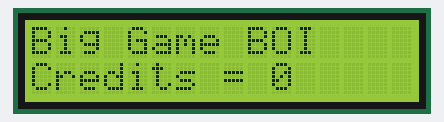
Bench run of a sketch on a simulated Arduino Uno, built with avr-gcc and run on an emulated ATmega328P. Parts: 16×2 character LCD.

Above: at 0.1 s.
At 4.4 s:
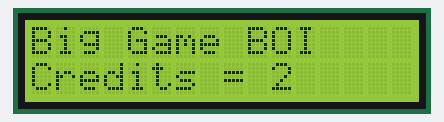
At 8.6 s:
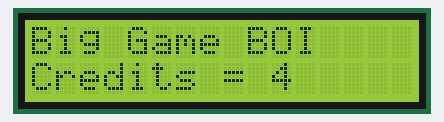
At 19.0 s:
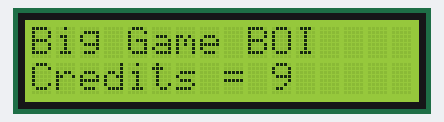
At 27.4 s:
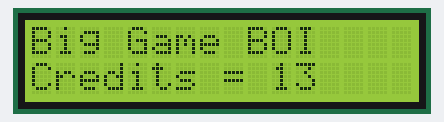
At 37.8 s:
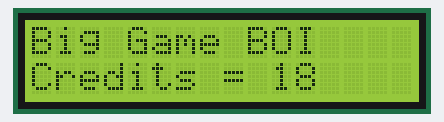

The sketch:

i2C_LCD_Display_Commands.ino
```cpp
#include <LiquidCrystal_PCF8574.h>

LiquidCrystal_PCF8574 lcd(0x27); // set the LCD address to 0x27 for a 16 chars and 2 line display

int credits = 0;

void setup() {
  // put your setup code here, to run once:

lcd.begin(16,2);
lcd.setCursor(0,0);
lcd.print("Big Game BOI");
lcd.setCursor(0,1);
lcd.print("Credits = ");
lcd.setCursor(10,1);
lcd.print(credits);
lcd.setBacklight(HIGH);

}

void loop() {
  // put your main code here, to run repeatedly:

lcd.begin(16,2);
lcd.setCursor(0,0);
lcd.print("Big Game BOI");
lcd.setCursor(0,1);
lcd.print("Credits = ");
lcd.setCursor(10,1);
lcd.print(credits);

credits++;
delay(2000);

}
```

Measured:
- what the display in image 1 shows lasts 2.1 s, from 4.3 s to 6.4 s
